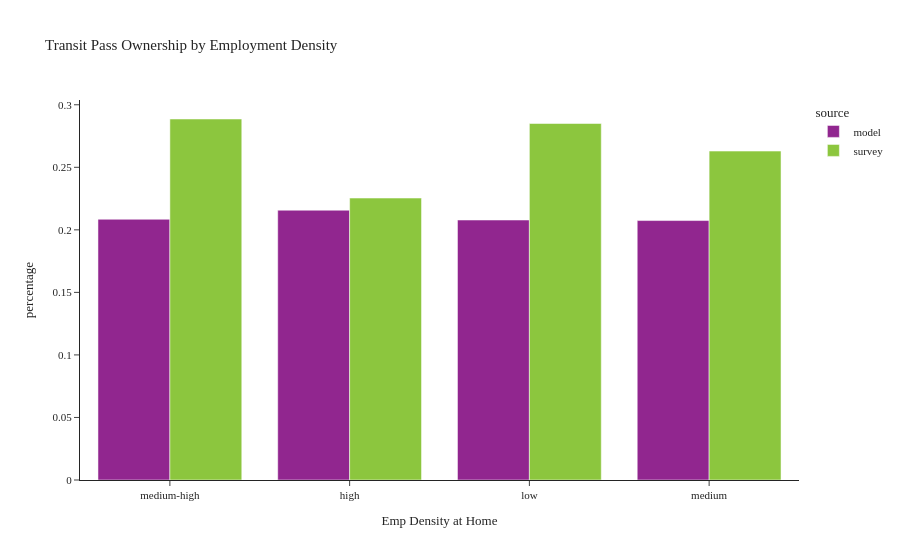

Notebook code for this chart:
### Code cell
plot_transit_pass(person, 'emp_density_group', 'Employment Density', 'Emp Density at Home')

### Figure 1 — Plotly figure (JSON) as saved in the notebook; plotly's stock layout.template omitted (floating-point values rounded to 4 significant figures)
{"data": [{"alignmentgroup": "True", "customdata": [[225522], [184284], [254714], [247760]], "hovertemplate": "source=model<br>emp_density_group=%{x}<br>percentage=%{y}<br>sample count=%{customdata[0]}<extra></extra>", "legendgroup": "model", "marker": {"color": "#91268F", "pattern": {"shape": ""}}, "name": "model", "offsetgroup": "model", "orientation": "v", "showlegend": true, "textposition": "auto", "type": "bar", "x": ["medium-high", "high", "low", "medium"], "xaxis": "x", "y": [0.2085, 0.2157, 0.2078, 0.2074], "yaxis": "y"}, {"alignmentgroup": "True", "customdata": [[589], [431], [423], [232]], "hovertemplate": "source=survey<br>emp_density_group=%{x}<br>percentage=%{y}<br>sample count=%{customdata[0]}<extra></extra>", "legendgroup": "survey", "marker": {"color": "#8CC63E", "pattern": {"shape": ""}}, "name": "survey", "offsetgroup": "survey", "orientation": "v", "showlegend": true, "textposition": "auto", "type": "bar", "x": ["low", "medium-high", "medium", "high"], "xaxis": "x", "y": [0.285, 0.2886, 0.263, 0.2254], "yaxis": "y"}], "layout": {"barmode": "group", "legend": {"title": {"text": "source"}, "tracegroupgap": 0}, "title": {"text": "Transit Pass Ownership by Employment Density"}, "xaxis": {"anchor": "y", "domain": [0.0, 1.0], "title": {"text": "Emp Density at Home"}}, "yaxis": {"anchor": "x", "domain": [0.0, 1.0], "title": {"text": "percentage"}}}}
